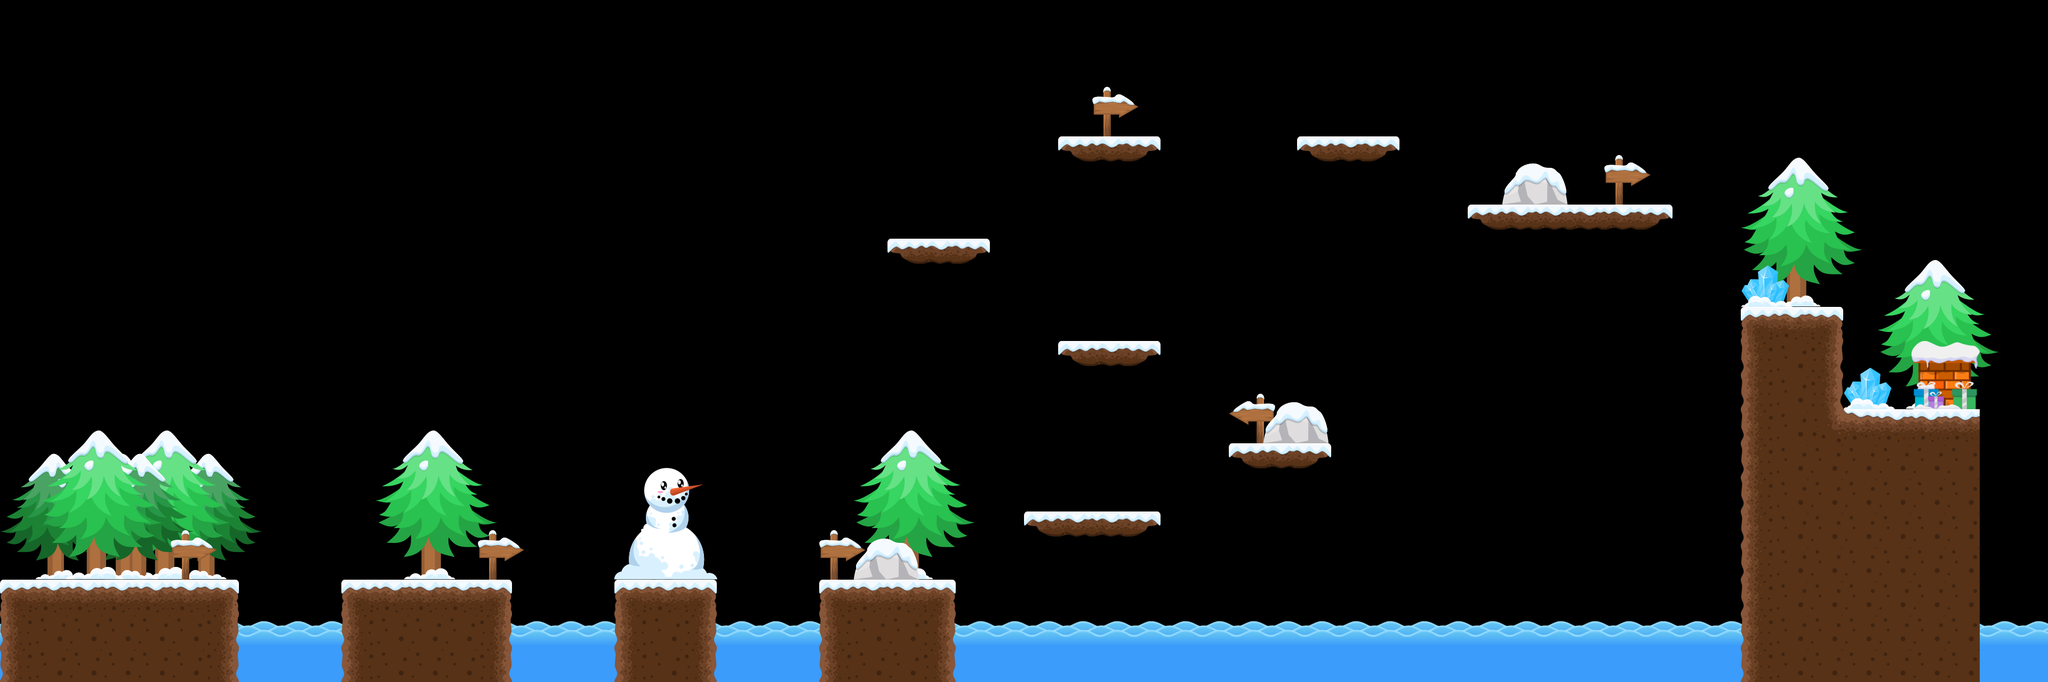

This game map was drawn from its Tiled (.tmx) file and the tilesets committed beside it. A one-line description and the trimmed map source follow:
An orthogonal 60x20 tile map with 64x64 px tiles, 3 tile layers (Tile Layer 1, Tile Layer 2, Tile Layer 3), 2 tilesets and 31 objects.

<map version="1.9" tiledversion="1.9.2" orientation="orthogonal" renderorder="right-down" width="60" height="20" tilewidth="64" tileheight="64" infinite="0" nextlayerid="24" nextobjectid="154">
 <editorsettings>
  <export target="map2.lua" format="lua" />
 </editorsettings>
 <tileset firstgid="1" name="tileset-winter" tilewidth="64" tileheight="64" tilecount="20" columns="5">
  <image source="Tilesets/tileset-winter.png" width="320" height="256" />
 </tileset>
 <tileset firstgid="21" name="Objects Winter" tilewidth="511" tileheight="280" tilecount="12" columns="0">
  <grid orientation="orthogonal" width="1" height="1" />
  <tile id="1">
   <image width="101" height="101" source="Objects/Crate.png" />
  </tile>
  <tile id="2">
   <image width="97" height="78" source="Objects/Crystal.png" />
  </tile>
  <tile id="3">
   <image width="64" height="64" source="Objects/flag.png" />
  </tile>
  <tile id="4">
   <image width="101" height="101" source="Objects/IceBox.png" />
  </tile>
  <tile id="5">
   <image width="511" height="201" source="Objects/Igloo.png" />
  </tile>
  <tile id="6">
   <image width="87" height="94" source="Objects/Sign_1.png" />
  </tile>
  <tile id="7">
   <image width="87" height="93" source="Objects/Sign_2.png" />
  </tile>
  <tile id="8">
   <image width="193" height="210" source="Objects/SnowMan.png" />
  </tile>
  <tile id="9">
   <image width="124" height="78" source="Objects/Stone.png" />
  </tile>
  <tile id="10">
   <image width="364" height="280" source="Objects/Tree_1.png" />
  </tile>
  <tile id="11">
   <image width="228" height="280" source="Objects/Tree_2.png" />
  </tile>
  <tile id="12">
   <image width="128" height="128" source="Objects/chimney.png" />
  </tile>
 </tileset>
 <layer id="20" name="Tile Layer 1" width="60" height="20">
  <data>[1200 cells, 123 non-empty, 3 distinct tile ids]</data>
 </layer>
 <layer id="6" name="Tile Layer 2" width="60" height="20">
  <data>[1200 cells, 216 non-empty, 18 distinct tile ids]</data>
 </layer>
 <layer id="23" name="Tile Layer 3" width="60" height="20">
  <data>[1200 cells, 12 non-empty, 6 distinct tile ids]</data>
 </layer>
 <objectgroup id="18" name="Texts" />
 <objectgroup id="9" name="Platforms">
  <object id="113" x="1.33333" y="1089.33" width="442.667" height="188" />
  <object id="114" x="641.333" y="1088" width="317.333" height="192" />
  <object id="115" x="1152" y="1089.33" width="189.333" height="190.667" />
  <object id="116" x="1533.33" y="1089.33" width="256" height="189.333" />
  <object id="117" x="1918.67" y="960" width="254.667" height="45.3333" />
  <object id="121" x="2302.67" y="833.333" width="192" height="45.3333" />
  <object id="123" x="1982.67" y="638.667" width="192" height="44" />
  <object id="125" x="1664" y="449.333" width="193.333" height="42.6667" />
  <object id="127" x="1985.33" y="257.333" width="188" height="42.6667" />
  <object id="131" x="2752.67" y="382.667" width="380" height="46.6667" />
  <object id="132" x="2431.33" y="257.333" width="188" height="42.6667" />
  <object id="133" x="3268" y="574.667" width="185.333" height="706.667" />
  <object id="136" x="3459.33" y="769.333" width="250.666" height="512" />
  <object id="151" x="3584.5" y="658.333" width="127" height="110.667" />
 </objectgroup>
 <objectgroup id="8" name="PlayerSpawn">
  <object id="126" x="48" y="1008">
   <point />
  </object>
 </objectgroup>
 <objectgroup id="11" name="MalicatSpawn">
  <object id="110" x="844.667" y="1036">
   <properties>
    <property name="speed" type="int" value="150" />
    <property name="throwSaw" type="bool" value="false" />
   </properties>
   <point />
  </object>
  <object id="112" x="1672" y="1037.33">
   <properties>
    <property name="speed" type="int" value="150" />
    <property name="throwSaw" type="bool" value="false" />
   </properties>
   <point />
  </object>
  <object id="134" x="2968" y="333.333">
   <properties>
    <property name="speed" type="int" value="200" />
    <property name="throwSaw" type="bool" value="false" />
   </properties>
   <point />
  </object>
 </objectgroup>
 <objectgroup id="13" name="Sea">
  <object id="140" x="1792" y="1189" width="1471" height="90" />
  <object id="141" x="959.5" y="1189" width="192" height="90" />
  <object id="142" x="1342" y="1189" width="192" height="90" />
  <object id="143" x="3712" y="1190" width="192" height="90" />
  <object id="153" x="448" y="1187" width="192" height="90" />
 </objectgroup>
 <objectgroup id="15" name="ChimneyFinish">
  <object id="152" x="3622.42" y="652.583" width="48" height="5.33333" />
 </objectgroup>
 <objectgroup id="16" name="Walls" />
 <objectgroup id="19" name="Endpoints" />
 <objectgroup id="21" name="Gifts">
  <object id="144" x="540" y="904">
   <point />
  </object>
  <object id="145" x="1055" y="903">
   <point />
  </object>
  <object id="146" x="2048" y="923">
   <point />
  </object>
  <object id="147" x="2552" y="691">
   <point />
  </object>
  <object id="148" x="1610" y="317">
   <point />
  </object>
  <object id="149" x="2303" y="82">
   <point />
  </object>
  <object id="150" x="2966" y="360">
   <point />
  </object>
 </objectgroup>
</map>
